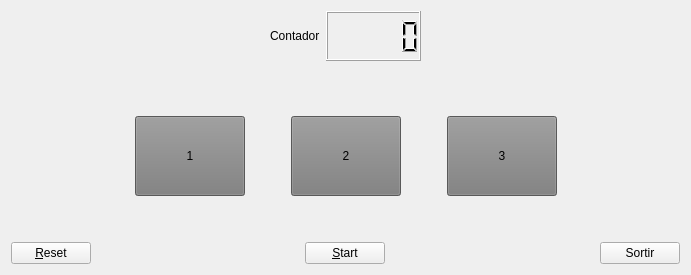
<?xml version="1.0" encoding="UTF-8"?>
<ui version="4.0">
 <class>MyForm</class>
 <widget class="QWidget" name="MyForm">
  <property name="geometry">
   <rect>
    <x>0</x>
    <y>0</y>
    <width>691</width>
    <height>275</height>
   </rect>
  </property>
  <property name="windowTitle">
   <string>Atzar</string>
  </property>
  <layout class="QVBoxLayout" name="verticalLayout_5">
   <item>
    <layout class="QVBoxLayout" name="verticalLayout_4">
     <item>
      <layout class="QVBoxLayout" name="verticalLayout_2">
       <item>
        <layout class="QHBoxLayout" name="horizontalLayout_4">
         <item>
          <spacer name="horizontalSpacer_6">
           <property name="orientation">
            <enum>Qt::Horizontal</enum>
           </property>
           <property name="sizeHint" stdset="0">
            <size>
             <width>40</width>
             <height>20</height>
            </size>
           </property>
          </spacer>
         </item>
         <item>
          <layout class="QHBoxLayout" name="horizontalLayout_3">
           <item>
            <widget class="QLabel" name="label">
             <property name="minimumSize">
              <size>
               <width>50</width>
               <height>50</height>
              </size>
             </property>
             <property name="text">
              <string>Contador</string>
             </property>
            </widget>
           </item>
           <item>
            <widget class="QLCDNumber" name="lcdNumber">
             <property name="minimumSize">
              <size>
               <width>95</width>
               <height>50</height>
              </size>
             </property>
            </widget>
           </item>
          </layout>
         </item>
         <item>
          <spacer name="horizontalSpacer_5">
           <property name="orientation">
            <enum>Qt::Horizontal</enum>
           </property>
           <property name="sizeHint" stdset="0">
            <size>
             <width>40</width>
             <height>20</height>
            </size>
           </property>
          </spacer>
         </item>
        </layout>
       </item>
       <item>
        <spacer name="verticalSpacer_2">
         <property name="orientation">
          <enum>Qt::Vertical</enum>
         </property>
         <property name="sizeHint" stdset="0">
          <size>
           <width>20</width>
           <height>40</height>
          </size>
         </property>
        </spacer>
       </item>
      </layout>
     </item>
     <item>
      <layout class="QVBoxLayout" name="verticalLayout_3">
       <item>
        <layout class="QHBoxLayout" name="horizontalLayout_5">
         <item>
          <spacer name="horizontalSpacer_7">
           <property name="orientation">
            <enum>Qt::Horizontal</enum>
           </property>
           <property name="sizeHint" stdset="0">
            <size>
             <width>40</width>
             <height>20</height>
            </size>
           </property>
          </spacer>
         </item>
         <item>
          <layout class="QHBoxLayout" name="horizontalLayout_2">
           <item>
            <widget class="MyQPushButton" name="pushButton_3">
             <property name="minimumSize">
              <size>
               <width>110</width>
               <height>80</height>
              </size>
             </property>
             <property name="styleSheet">
              <string notr="true">background-color: rgb(124, 124, 124);</string>
             </property>
             <property name="text">
              <string>1</string>
             </property>
            </widget>
           </item>
           <item>
            <spacer name="horizontalSpacer_3">
             <property name="orientation">
              <enum>Qt::Horizontal</enum>
             </property>
             <property name="sizeHint" stdset="0">
              <size>
               <width>40</width>
               <height>20</height>
              </size>
             </property>
            </spacer>
           </item>
           <item>
            <widget class="MyQPushButton" name="pushButton_4">
             <property name="minimumSize">
              <size>
               <width>110</width>
               <height>80</height>
              </size>
             </property>
             <property name="styleSheet">
              <string notr="true">background-color: rgb(124, 124, 124);</string>
             </property>
             <property name="text">
              <string>2</string>
             </property>
            </widget>
           </item>
           <item>
            <spacer name="horizontalSpacer_4">
             <property name="orientation">
              <enum>Qt::Horizontal</enum>
             </property>
             <property name="sizeHint" stdset="0">
              <size>
               <width>40</width>
               <height>20</height>
              </size>
             </property>
            </spacer>
           </item>
           <item>
            <widget class="MyQPushButton" name="pushButton_5">
             <property name="minimumSize">
              <size>
               <width>110</width>
               <height>80</height>
              </size>
             </property>
             <property name="styleSheet">
              <string notr="true">background-color: rgb(124, 124, 124);</string>
             </property>
             <property name="text">
              <string>3</string>
             </property>
            </widget>
           </item>
          </layout>
         </item>
         <item>
          <spacer name="horizontalSpacer_8">
           <property name="orientation">
            <enum>Qt::Horizontal</enum>
           </property>
           <property name="sizeHint" stdset="0">
            <size>
             <width>40</width>
             <height>20</height>
            </size>
           </property>
          </spacer>
         </item>
        </layout>
       </item>
       <item>
        <spacer name="verticalSpacer">
         <property name="orientation">
          <enum>Qt::Vertical</enum>
         </property>
         <property name="sizeHint" stdset="0">
          <size>
           <width>20</width>
           <height>40</height>
          </size>
         </property>
        </spacer>
       </item>
       <item>
        <layout class="QVBoxLayout" name="verticalLayout">
         <item>
          <layout class="QHBoxLayout" name="horizontalLayout">
           <item>
            <widget class="MyQPushButton" name="pushButton">
             <property name="text">
              <string>&amp;Reset</string>
             </property>
            </widget>
           </item>
           <item>
            <spacer name="horizontalSpacer">
             <property name="orientation">
              <enum>Qt::Horizontal</enum>
             </property>
             <property name="sizeHint" stdset="0">
              <size>
               <width>228</width>
               <height>20</height>
              </size>
             </property>
            </spacer>
           </item>
           <item>
            <widget class="MyQPushButton" name="pushButton_2">
             <property name="text">
              <string>&amp;Start</string>
             </property>
            </widget>
           </item>
           <item>
            <spacer name="horizontalSpacer_2">
             <property name="orientation">
              <enum>Qt::Horizontal</enum>
             </property>
             <property name="sizeHint" stdset="0">
              <size>
               <width>228</width>
               <height>20</height>
              </size>
             </property>
            </spacer>
           </item>
           <item>
            <widget class="QPushButton" name="pushButton_6">
             <property name="text">
              <string>Sortir</string>
             </property>
            </widget>
           </item>
          </layout>
         </item>
        </layout>
       </item>
      </layout>
     </item>
    </layout>
   </item>
  </layout>
 </widget>
 <customwidgets>
  <customwidget>
   <class>MyQPushButton</class>
   <extends>QPushButton</extends>
   <header>MyQPushButton.h</header>
   <slots>
    <signal>startpressed()</signal>
    <signal>increase(int)</signal>
    <signal>check()</signal>
    <signal>reset()</signal>
    <slot>ChangeColor()</slot>
    <slot>MakeStart()</slot>
    <slot>Comprova()</slot>
    <slot>Reset()</slot>
    <slot>Reset2()</slot>
   </slots>
  </customwidget>
 </customwidgets>
 <resources/>
 <connections>
  <connection>
   <sender>pushButton_6</sender>
   <signal>released()</signal>
   <receiver>MyForm</receiver>
   <slot>close()</slot>
   <hints>
    <hint type="sourcelabel">
     <x>650</x>
     <y>240</y>
    </hint>
    <hint type="destinationlabel">
     <x>690</x>
     <y>274</y>
    </hint>
   </hints>
  </connection>
  <connection>
   <sender>pushButton_2</sender>
   <signal>released()</signal>
   <receiver>pushButton_2</receiver>
   <slot>MakeStart()</slot>
   <hints>
    <hint type="sourcelabel">
     <x>324</x>
     <y>243</y>
    </hint>
    <hint type="destinationlabel">
     <x>358</x>
     <y>241</y>
    </hint>
   </hints>
  </connection>
  <connection>
   <sender>pushButton_2</sender>
   <signal>startpressed()</signal>
   <receiver>pushButton_3</receiver>
   <slot>ChangeColor()</slot>
   <hints>
    <hint type="sourcelabel">
     <x>313</x>
     <y>250</y>
    </hint>
    <hint type="destinationlabel">
     <x>200</x>
     <y>188</y>
    </hint>
   </hints>
  </connection>
  <connection>
   <sender>pushButton_2</sender>
   <signal>startpressed()</signal>
   <receiver>pushButton_4</receiver>
   <slot>ChangeColor()</slot>
   <hints>
    <hint type="sourcelabel">
     <x>348</x>
     <y>244</y>
    </hint>
    <hint type="destinationlabel">
     <x>362</x>
     <y>188</y>
    </hint>
   </hints>
  </connection>
  <connection>
   <sender>pushButton_2</sender>
   <signal>startpressed()</signal>
   <receiver>pushButton_5</receiver>
   <slot>ChangeColor()</slot>
   <hints>
    <hint type="sourcelabel">
     <x>376</x>
     <y>247</y>
    </hint>
    <hint type="destinationlabel">
     <x>508</x>
     <y>180</y>
    </hint>
   </hints>
  </connection>
  <connection>
   <sender>pushButton_2</sender>
   <signal>increase(int)</signal>
   <receiver>lcdNumber</receiver>
   <slot>display(int)</slot>
   <hints>
    <hint type="sourcelabel">
     <x>369</x>
     <y>248</y>
    </hint>
    <hint type="destinationlabel">
     <x>415</x>
     <y>57</y>
    </hint>
   </hints>
  </connection>
  <connection>
   <sender>pushButton_3</sender>
   <signal>released()</signal>
   <receiver>pushButton_3</receiver>
   <slot>MakeStart()</slot>
   <hints>
    <hint type="sourcelabel">
     <x>148</x>
     <y>125</y>
    </hint>
    <hint type="destinationlabel">
     <x>179</x>
     <y>116</y>
    </hint>
   </hints>
  </connection>
  <connection>
   <sender>pushButton_3</sender>
   <signal>startpressed()</signal>
   <receiver>pushButton_3</receiver>
   <slot>ChangeColor()</slot>
   <hints>
    <hint type="sourcelabel">
     <x>170</x>
     <y>123</y>
    </hint>
    <hint type="destinationlabel">
     <x>216</x>
     <y>115</y>
    </hint>
   </hints>
  </connection>
  <connection>
   <sender>pushButton_3</sender>
   <signal>increase(int)</signal>
   <receiver>lcdNumber</receiver>
   <slot>display(int)</slot>
   <hints>
    <hint type="sourcelabel">
     <x>182</x>
     <y>127</y>
    </hint>
    <hint type="destinationlabel">
     <x>344</x>
     <y>42</y>
    </hint>
   </hints>
  </connection>
  <connection>
   <sender>pushButton_4</sender>
   <signal>released()</signal>
   <receiver>pushButton_4</receiver>
   <slot>MakeStart()</slot>
   <hints>
    <hint type="sourcelabel">
     <x>302</x>
     <y>115</y>
    </hint>
    <hint type="destinationlabel">
     <x>352</x>
     <y>123</y>
    </hint>
   </hints>
  </connection>
  <connection>
   <sender>pushButton_5</sender>
   <signal>released()</signal>
   <receiver>pushButton_5</receiver>
   <slot>MakeStart()</slot>
   <hints>
    <hint type="sourcelabel">
     <x>490</x>
     <y>114</y>
    </hint>
    <hint type="destinationlabel">
     <x>530</x>
     <y>123</y>
    </hint>
   </hints>
  </connection>
  <connection>
   <sender>pushButton_4</sender>
   <signal>startpressed()</signal>
   <receiver>pushButton_4</receiver>
   <slot>ChangeColor()</slot>
   <hints>
    <hint type="sourcelabel">
     <x>312</x>
     <y>122</y>
    </hint>
    <hint type="destinationlabel">
     <x>342</x>
     <y>116</y>
    </hint>
   </hints>
  </connection>
  <connection>
   <sender>pushButton_5</sender>
   <signal>startpressed()</signal>
   <receiver>pushButton_5</receiver>
   <slot>ChangeColor()</slot>
   <hints>
    <hint type="sourcelabel">
     <x>473</x>
     <y>128</y>
    </hint>
    <hint type="destinationlabel">
     <x>524</x>
     <y>127</y>
    </hint>
   </hints>
  </connection>
  <connection>
   <sender>pushButton_4</sender>
   <signal>increase(int)</signal>
   <receiver>lcdNumber</receiver>
   <slot>display(int)</slot>
   <hints>
    <hint type="sourcelabel">
     <x>386</x>
     <y>114</y>
    </hint>
    <hint type="destinationlabel">
     <x>385</x>
     <y>58</y>
    </hint>
   </hints>
  </connection>
  <connection>
   <sender>pushButton_5</sender>
   <signal>increase(int)</signal>
   <receiver>lcdNumber</receiver>
   <slot>display(int)</slot>
   <hints>
    <hint type="sourcelabel">
     <x>474</x>
     <y>122</y>
    </hint>
    <hint type="destinationlabel">
     <x>416</x>
     <y>39</y>
    </hint>
   </hints>
  </connection>
  <connection>
   <sender>pushButton</sender>
   <signal>released()</signal>
   <receiver>pushButton</receiver>
   <slot>Reset()</slot>
   <hints>
    <hint type="sourcelabel">
     <x>45</x>
     <y>240</y>
    </hint>
    <hint type="destinationlabel">
     <x>74</x>
     <y>247</y>
    </hint>
   </hints>
  </connection>
  <connection>
   <sender>pushButton</sender>
   <signal>increase(int)</signal>
   <receiver>lcdNumber</receiver>
   <slot>display(int)</slot>
   <hints>
    <hint type="sourcelabel">
     <x>48</x>
     <y>245</y>
    </hint>
    <hint type="destinationlabel">
     <x>341</x>
     <y>54</y>
    </hint>
   </hints>
  </connection>
  <connection>
   <sender>pushButton</sender>
   <signal>clicked()</signal>
   <receiver>pushButton_3</receiver>
   <slot>Reset2()</slot>
   <hints>
    <hint type="sourcelabel">
     <x>70</x>
     <y>243</y>
    </hint>
    <hint type="destinationlabel">
     <x>171</x>
     <y>177</y>
    </hint>
   </hints>
  </connection>
  <connection>
   <sender>pushButton</sender>
   <signal>clicked()</signal>
   <receiver>pushButton_4</receiver>
   <slot>Reset2()</slot>
   <hints>
    <hint type="sourcelabel">
     <x>86</x>
     <y>253</y>
    </hint>
    <hint type="destinationlabel">
     <x>314</x>
     <y>186</y>
    </hint>
   </hints>
  </connection>
  <connection>
   <sender>pushButton</sender>
   <signal>clicked()</signal>
   <receiver>pushButton_5</receiver>
   <slot>Reset2()</slot>
   <hints>
    <hint type="sourcelabel">
     <x>69</x>
     <y>252</y>
    </hint>
    <hint type="destinationlabel">
     <x>502</x>
     <y>161</y>
    </hint>
   </hints>
  </connection>
 </connections>
</ui>
